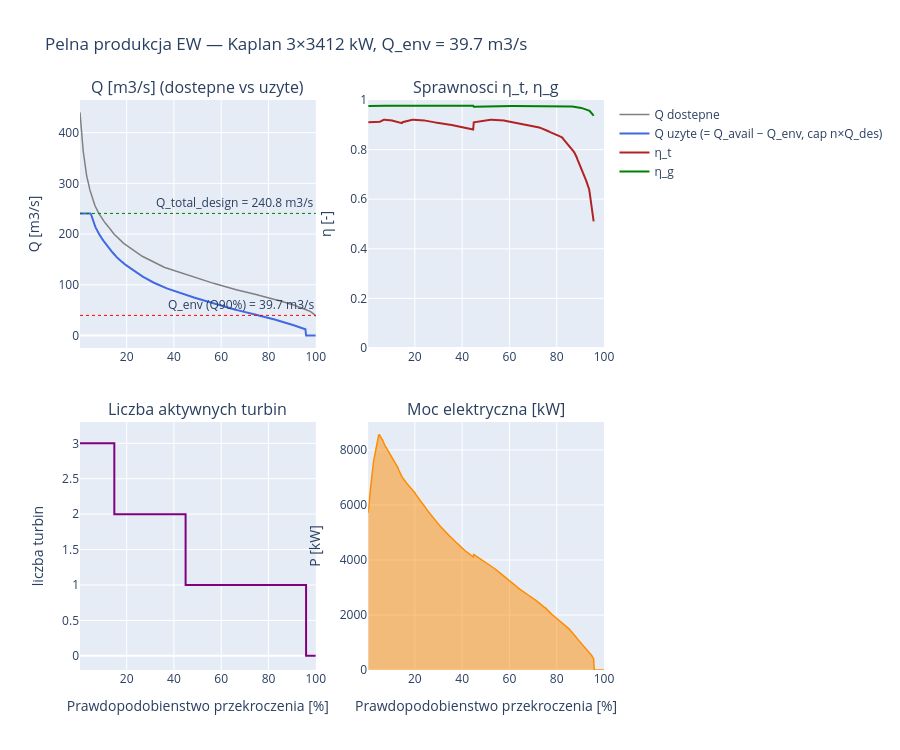

Notebook code cell kept with this figure:
### Markdown cell above
### Wykres produkcji vs procent przekroczenia

**Prompt do LLM:**
> *"Narysuj 4 wykresy w siatce 2x2: (1) Q dostepne i Q uzyte, (2) sprawnosci η_t i η_g,
> (3) liczba aktywnych turbin, (4) moc elektryczna. Wszystko vs procent przekroczenia."*

### Code cell
fig = make_subplots(rows=2, cols=2,
    subplot_titles=['Q [m3/s] (dostepne vs uzyte)', 'Sprawnosci η_t, η_g',
                    'Liczba aktywnych turbin', 'Moc elektryczna [kW]'],
    vertical_spacing=0.13, horizontal_spacing=0.10)

pct = result['pct'].values
Q_total_design = Q_design * N_TURBINES  # cap przy ktorym plant pracuje na pelnej mocy

# Maski: 'plant pracuje' (n_active > 0) — uzywane do NaN-gap eta i P
running = result['n_active'].values > 0
eta_t_plot = np.where(running, result['eta_t'].values, np.nan)
eta_g_plot = np.where(running, result['eta_g'].values, np.nan)

# (1) Q
fig.add_trace(go.Scatter(x=pct, y=result['Q_avail'], mode='lines',
    name='Q dostepne', line=dict(color='gray', width=1.5)), row=1, col=1)
fig.add_trace(go.Scatter(x=pct, y=result['Q_used'], mode='lines',
    name='Q uzyte (= Q_avail − Q_env, cap n×Q_des)', line=dict(color='royalblue', width=2)), row=1, col=1)
# Referencje
fig.add_hline(y=Q_total_design, line=dict(color='green', dash='dot', width=1),
    annotation_text=f'Q_total_design = {Q_total_design:.1f} m3/s', row=1, col=1)
fig.add_hline(y=Q_ENV, line=dict(color='red', dash='dot', width=1),
    annotation_text=f'Q_env (Q90%) = {Q_ENV:.1f} m3/s', row=1, col=1)

# (2) sprawnosci — NaN-gap gdy plant stoi
fig.add_trace(go.Scatter(x=pct, y=eta_t_plot, mode='lines',
    name='η_t', connectgaps=False, line=dict(color='firebrick', width=2)), row=1, col=2)
fig.add_trace(go.Scatter(x=pct, y=eta_g_plot, mode='lines',
    name='η_g', connectgaps=False, line=dict(color='green', width=2)), row=1, col=2)

# (3) n_active (step)
fig.add_trace(go.Scatter(x=pct, y=result['n_active'], mode='lines',
    name='n_active', line=dict(color='purple', width=2, shape='hv'),
    showlegend=False), row=2, col=1)

# (4) P_el
fig.add_trace(go.Scatter(x=pct, y=result['P_el_kW'], mode='lines',
    name='P_el [kW]', fill='tozeroy',
    line=dict(color='darkorange', width=1.5), showlegend=False), row=2, col=2)

fig.update_xaxes(title_text='Prawdopodobienstwo przekroczenia [%]', row=2, col=1)
fig.update_xaxes(title_text='Prawdopodobienstwo przekroczenia [%]', row=2, col=2)
fig.update_yaxes(title_text='Q [m3/s]', row=1, col=1)
fig.update_yaxes(title_text='η [-]', range=[0, 1], row=1, col=2)
fig.update_yaxes(title_text='liczba turbin', range=[-0.2, N_TURBINES + 0.3], row=2, col=1)
fig.update_yaxes(title_text='P [kW]', row=2, col=2)
fig.update_layout(height=750, hovermode='x unified',
    title=f'Pelna produkcja EW — Kaplan {N_TURBINES}×{P_rated_unit_kW:.0f} kW, Q_env = {Q_ENV:.1f} m3/s')
fig.show()

print('Jak czytac wykresy:')
print(f'  - Q_used jest STALE = Q_total_design ({Q_total_design:.0f} m3/s) na lewej stronie:')
print('    przy bardzo duzych dostepnych przeplywach woda powyzej zdolnosci plantu IDZIE NA PRZELEW.')
print(f'  - n_active rosnie skokowo gdy Q_used przekracza kolejne wielokrotnosci Q_design ({Q_design:.0f} m3/s na turbine).')
print('  - eta ma SKOK w dol w punktach przelaczania n_active (1→2): kazda turbina')
print('    skacze z ~100% obciazenia na ~50%, eta z 0.91 na 0.88.')
print('  - eta jest NaN (przerwa) gdy plant stoi (n_active == 0).')

### Figure 1 — Plotly figure (JSON) as saved in the notebook; plotly's stock layout.template omitted (floating-point values rounded to 4 significant figures; data arrays with more than 128 entries replaced by an {"elided": "..."} marker saying what was removed)
{"data": [{"line": {"color": "gray", "width": 1.5}, "mode": "lines", "name": "Q dostepne", "type": "scatter", "x": {"elided": "365 float values"}, "xaxis": "x", "y": {"elided": "365 float values"}, "yaxis": "y"}, {"line": {"color": "royalblue", "width": 2}, "mode": "lines", "name": "Q uzyte (= Q_avail − Q_env, cap n×Q_des)", "type": "scatter", "x": {"elided": "365 float values"}, "xaxis": "x", "y": {"elided": "365 float values"}, "yaxis": "y"}, {"connectgaps": false, "line": {"color": "firebrick", "width": 2}, "mode": "lines", "name": "η_t", "type": "scatter", "x": {"elided": "365 float values"}, "xaxis": "x2", "y": {"elided": "365 float values"}, "yaxis": "y2"}, {"connectgaps": false, "line": {"color": "green", "width": 2}, "mode": "lines", "name": "η_g", "type": "scatter", "x": {"elided": "365 float values"}, "xaxis": "x2", "y": {"elided": "365 float values"}, "yaxis": "y2"}, {"line": {"color": "purple", "shape": "hv", "width": 2}, "mode": "lines", "name": "n_active", "showlegend": false, "type": "scatter", "x": {"elided": "365 float values"}, "xaxis": "x3", "y": {"elided": "365 int values"}, "yaxis": "y3"}, {"fill": "tozeroy", "line": {"color": "darkorange", "width": 1.5}, "mode": "lines", "name": "P_el [kW]", "showlegend": false, "type": "scatter", "x": {"elided": "365 float values"}, "xaxis": "x4", "y": {"elided": "365 float values"}, "yaxis": "y4"}], "layout": {"annotations": [{"font": {"size": 16}, "showarrow": false, "text": "Q [m3/s] (dostepne vs uzyte)", "x": 0.225, "xanchor": "center", "xref": "paper", "y": 1.0, "yanchor": "bottom", "yref": "paper"}, {"font": {"size": 16}, "showarrow": false, "text": "Sprawnosci η_t, η_g", "x": 0.775, "xanchor": "center", "xref": "paper", "y": 1.0, "yanchor": "bottom", "yref": "paper"}, {"font": {"size": 16}, "showarrow": false, "text": "Liczba aktywnych turbin", "x": 0.225, "xanchor": "center", "xref": "paper", "y": 0.435, "yanchor": "bottom", "yref": "paper"}, {"font": {"size": 16}, "showarrow": false, "text": "Moc elektryczna [kW]", "x": 0.775, "xanchor": "center", "xref": "paper", "y": 0.435, "yanchor": "bottom", "yref": "paper"}, {"showarrow": false, "text": "Q_total_design = 240.8 m3/s", "x": 1, "xanchor": "right", "xref": "x domain", "y": 240.8, "yanchor": "bottom", "yref": "y"}, {"showarrow": false, "text": "Q_env (Q90%) = 39.7 m3/s", "x": 1, "xanchor": "right", "xref": "x domain", "y": 39.75, "yanchor": "bottom", "yref": "y"}], "height": 750, "hovermode": "x unified", "shapes": [{"line": {"color": "green", "dash": "dot", "width": 1}, "type": "line", "x0": 0, "x1": 1, "xref": "x domain", "y0": 240.8, "y1": 240.8, "yref": "y"}, {"line": {"color": "red", "dash": "dot", "width": 1}, "type": "line", "x0": 0, "x1": 1, "xref": "x domain", "y0": 39.75, "y1": 39.75, "yref": "y"}], "title": {"text": "Pelna produkcja EW — Kaplan 3×3412 kW, Q_env = 39.7 m3/s"}, "xaxis": {"anchor": "y", "domain": [0.0, 0.45]}, "xaxis2": {"anchor": "y2", "domain": [0.55, 1.0]}, "xaxis3": {"anchor": "y3", "domain": [0.0, 0.45], "title": {"text": "Prawdopodobienstwo przekroczenia [%]"}}, "xaxis4": {"anchor": "y4", "domain": [0.55, 1.0], "title": {"text": "Prawdopodobienstwo przekroczenia [%]"}}, "yaxis": {"anchor": "x", "domain": [0.565, 1.0], "title": {"text": "Q [m3/s]"}}, "yaxis2": {"anchor": "x2", "domain": [0.565, 1.0], "range": [0, 1], "title": {"text": "η [-]"}}, "yaxis3": {"anchor": "x3", "domain": [0.0, 0.435], "range": [-0.2, 3.3], "title": {"text": "liczba turbin"}}, "yaxis4": {"anchor": "x4", "domain": [0.0, 0.435], "title": {"text": "P [kW]"}}}}
